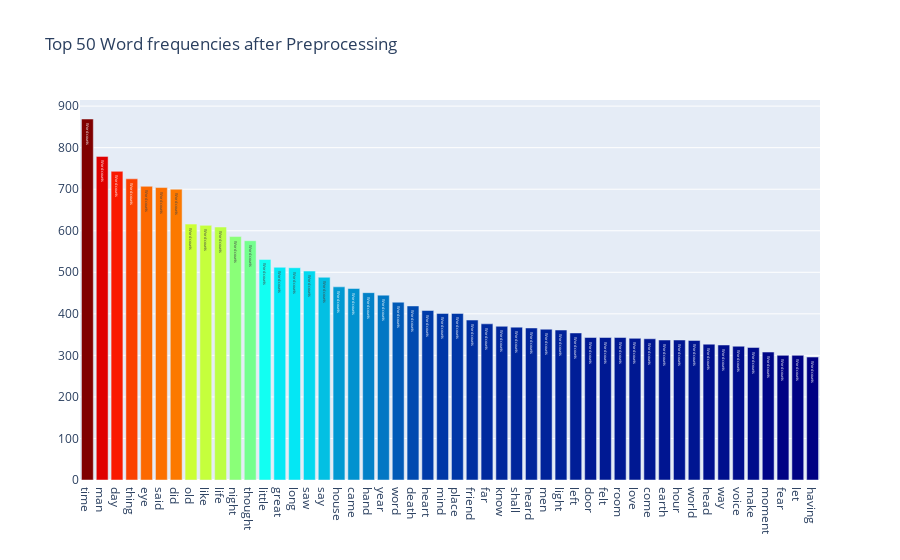
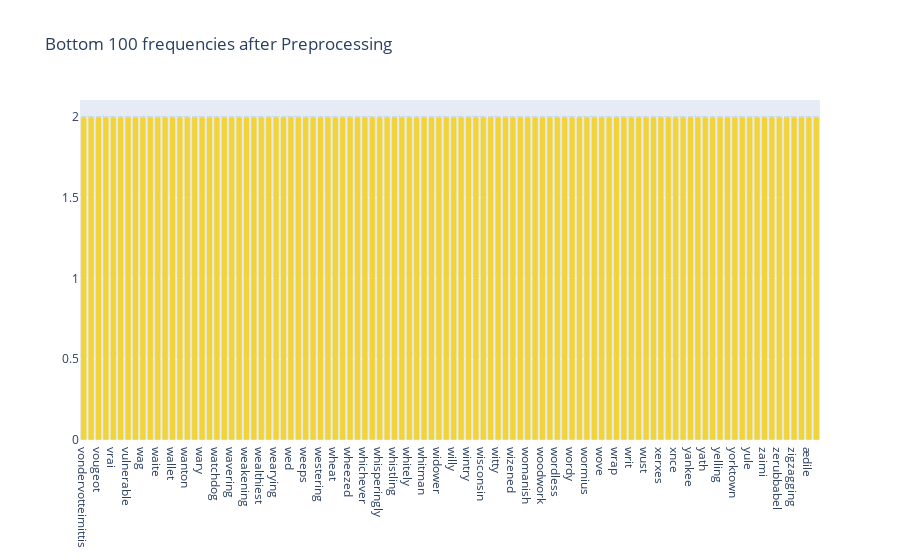

Here is the notebook cell these charts were saved with, in order:
### Markdown cell above
**<span style='color:#20BEFF'>Revisiting our Term frequencies</span>**  
  
Having implemented our lemmatized count vectorizer, let us revist the plots for the term frequencies of the top 50 words (by frequency). As you can see from the plot, all our prior preprocessing efforts have not gone to waste. With the removal of stopwords, the remaining words seem much more meaningful you can see that all the stopwords in the earlier term frequency plot.

### Code cell
feature_names = tf_vectorizer.get_feature_names()
count_vec = np.asarray(tf.sum(axis=0)).ravel()
zipped = list(zip(feature_names, count_vec))
x, y = (list(x) for x in zip(*sorted(zipped, key=lambda x: x[1], reverse=True)))

# top 15, bottom 15
Y = np.concatenate([y[0:15], y[-16:-1]])
X = np.concatenate([x[0:15], x[-16:-1]])

# plotting the Plot.ly plot for the top 50 word frequencies
data = [go.Bar(
    x = x[0:50],
    y = y[0:50],
    marker = dict(colorscale='Jet', color=y[0:50]),
    text = 'Word counts'
)]
layout = go.Layout(title='Top 50 Word frequencies after Preprocessing')
fig = go.Figure(data=data, layout=layout)
py.iplot(fig, filename='basic-bar')

# plotting the Plot.ly plot for the bottom 100 word frequencies
data = [go.Bar(
    x = x[-100:],
    y = y[-100:],
    marker = dict(colorscale='Portland', color=y[-100:]),
    text = 'Word counts'
)]
layout = go.Layout(title='Bottom 100 frequencies after Preprocessing')
fig = go.Figure(data=data, layout=layout)
py.iplot(fig, filename='basic-bar')

### Figure 1 — Plotly figure (JSON) as saved in the notebook; plotly's stock layout.template omitted (floating-point values rounded to 4 significant figures)
{"data": [{"marker": {"color": [869, 779, 743, 725, 707, 704, 700, 616, 613, 609, 586, 576, 531, 512, 511, 503, 488, 465, 461, 451, 445, 428, 419, 408, 401, 401, 385, 376, 370, 368, 366, 363, 361, 354, 343, 343, 343, 341, 340, 337, 337, 336, 327, 325, 322, 319, 308, 300, 300, 296], "colorscale": [[0, "rgb(0,0,131)"], [0.2, "rgb(0,60,170)"], [0.4, "rgb(5,255,255)"], [0.6, "rgb(255,255,0)"], [0.8, "rgb(250,0,0)"], [1, "rgb(128,0,0)"]]}, "text": "Word counts", "type": "bar", "x": ["time", "man", "day", "thing", "eye", "said", "did", "old", "like", "life", "night", "thought", "little", "great", "long", "saw", "say", "house", "came", "hand", "year", "word", "death", "heart", "mind", "place", "friend", "far", "know", "shall", "heard", "men", "light", "left", "door", "felt", "room", "love", "come", "earth", "hour", "world", "head", "way", "voice", "make", "moment", "fear", "let", "having"], "y": [869, 779, 743, 725, 707, 704, 700, 616, 613, 609, 586, 576, 531, 512, 511, 503, 488, 465, 461, 451, 445, 428, 419, 408, 401, 401, 385, 376, 370, 368, 366, 363, 361, 354, 343, 343, 343, 341, 340, 337, 337, 336, 327, 325, 322, 319, 308, 300, 300, 296]}], "layout": {"title": {"text": "Top 50 Word frequencies after Preprocessing"}}}

### Figure 2 — Plotly figure (JSON) as saved in the notebook; plotly's stock layout.template omitted (floating-point values rounded to 4 significant figures)
{"data": [{"marker": {"color": [2, 2, 2, 2, 2, 2, 2, 2, 2, 2, 2, 2, 2, 2, 2, 2, 2, 2, 2, 2, 2, 2, 2, 2, 2, 2, 2, 2, 2, 2, 2, 2, 2, 2, 2, 2, 2, 2, 2, 2, 2, 2, 2, 2, 2, 2, 2, 2, 2, 2, 2, 2, 2, 2, 2, 2, 2, 2, 2, 2, 2, 2, 2, 2, 2, 2, 2, 2, 2, 2, 2, 2, 2, 2, 2, 2, 2, 2, 2, 2, 2, 2, 2, 2, 2, 2, 2, 2, 2, 2, 2, 2, 2, 2, 2, 2, 2, 2, 2, 2], "colorscale": [[0, "rgb(12,51,131)"], [0.25, "rgb(10,136,186)"], [0.5, "rgb(242,211,56)"], [0.75, "rgb(242,143,56)"], [1, "rgb(217,30,30)"]]}, "text": "Word counts", "type": "bar", "x": ["vondervotteimittis", "votary", "vougeot", "vowel", "vrai", "vulgarly", "vulnerable", "waddle", "wag", "wainscot", "waite", "wale", "wallet", "wane", "wanton", "warn", "wary", "wast", "watchdog", "waver", "wavering", "waylayings", "weakening", "wealthier", "wealthiest", "wearily", "wearying", "webbed", "wed", "weekly", "weeps", "well", "westering", "westmorland", "wheat", "wheeled", "wheezed", "whereof", "whichever", "whir", "whisperingly", "whistle", "whistling", "whit", "whitely", "whitened", "whitman", "wholesale", "widower", "wield", "willy", "windward", "wintry", "wiping", "wisconsin", "wither", "witty", "wizardry", "wizened", "wolejko", "womanish", "womb", "woodwork", "woolwich", "wordless", "wordsworth", "wordy", "worker", "wormius", "wouldst", "wove", "wraith", "wrap", "wrestled", "writ", "wudn", "wust", "xari", "xerxes", "xii", "xnce", "xwl", "yankee", "yarn", "yath", "yea", "yelling", "yoke", "yorktown", "youngish", "yule", "yuletide", "zaimi", "zar", "zerubbabel", "zigzag", "zigzagging", "zodiacal", "ædile", "æronaut"], "y": [2, 2, 2, 2, 2, 2, 2, 2, 2, 2, 2, 2, 2, 2, 2, 2, 2, 2, 2, 2, 2, 2, 2, 2, 2, 2, 2, 2, 2, 2, 2, 2, 2, 2, 2, 2, 2, 2, 2, 2, 2, 2, 2, 2, 2, 2, 2, 2, 2, 2, 2, 2, 2, 2, 2, 2, 2, 2, 2, 2, 2, 2, 2, 2, 2, 2, 2, 2, 2, 2, 2, 2, 2, 2, 2, 2, 2, 2, 2, 2, 2, 2, 2, 2, 2, 2, 2, 2, 2, 2, 2, 2, 2, 2, 2, 2, 2, 2, 2, 2]}], "layout": {"title": {"text": "Bottom 100 frequencies after Preprocessing"}}}
